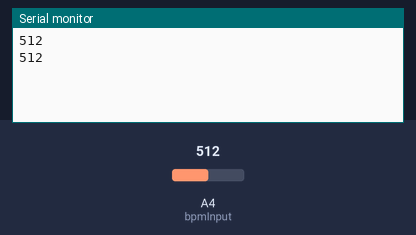
The sketch below on a simulated Arduino Uno, built with avr-gcc and run on an emulated ATmega328P. Shown: the last lines printed to the serial monitor. Inputs (shaded band) come from the test bench; at power-on: A4 (bpmInput) = 512.

Above: at 1.5 s.
1.6 s: A4 (bpmInput) set to 716
At 1.6 s:
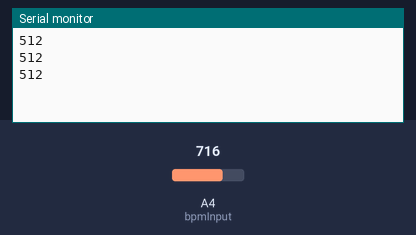
3.1 s: A4 (bpmInput) set to 900
At 3.1 s:
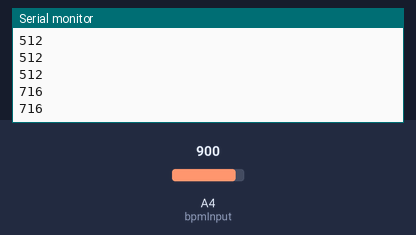
Timing chart, 0 to 6.1 s (numbered marks = the images above; inputs shaded):
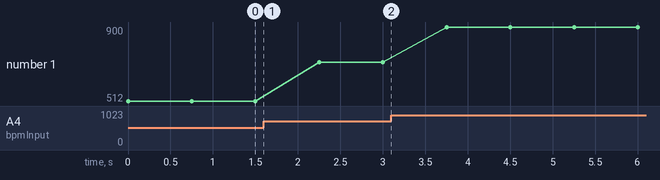

Measured:
- plotted number 1: 512 → 716 after the input at 1.6 s, 716 → 900 after the input at 3.1 s

The sketch:

rbm.ino
```cpp
//declaration
const int bpmInput= A4;        // Analog pin for the signal
int threshold = 60;         // Set a threshold value (halfway in 10-bit range)
unsigned long lastTime = 0;  // Time of the last crossing
unsigned long currentTime = 0;
float frequency = 0;
int inputState;

//vtask(500/portTICK_PERIOD_MS); delay in running freertos
void freq() {
    int value = inputState;

    // Detect if the signal crosses the threshold
    if (value > threshold && currentTime == 0) { // First crossing
        lastTime = micros();                    // Record the crossing time
    } else if (value > threshold && currentTime > 0) { // Subsequent crossings
        currentTime = micros();                 // Record the current time
        unsigned long period = currentTime - lastTime; // Calculate the period
        frequency = 1000000.0 / period;         // Frequency in Hz
        lastTime = currentTime;                 // Update last crossing time

        Serial.print("Frequency: ");
        Serial.print(frequency);
        Serial.println(" Hz");
        delay(500); // Wait to avoid rapid repeats
    }
}
void symptoms(int cardiograph){
  //condition parameters
  int lic=50;
  int lsc=110;
  int n_hyper=0;
  int n_hypo=0;
  if(cardiograph < lic){
     n_hypo++;
  }
  if(cardiograph > lsc){
    n_hyper++;
  }
  delay(200);//to endsure you count every overlap once
}

void print(){
  //hedhi to print hypo and hyper so let it be for now
}

void setup() {
  Serial.begin(9600);
  pinMode(bpmInput,INPUT);

}

void loop() {

  inputState =analogRead(bpmInput);
  Serial.println(inputState);
  //Serial.println(frequency);
  symptoms(inputState);
  freq();
  delay(550);
  //xtaskCreatePinnedToCore() //only in freertos in esp
}
```
